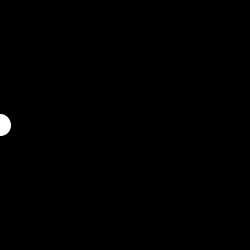
Frame 1 (no input)
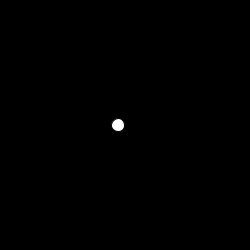
Frame 60 (the mouse pressed at the canvas centre just before this capture)
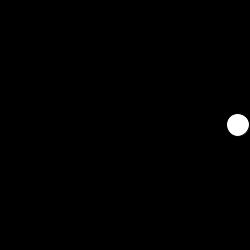
Frame 120 (the mouse held since frame 60 and released just before this capture)

The Processing sketch that drew these frames (run headless with seeded random() and noise(); from frame 60 on, the mouse is pressed at the canvas centre):

// Processing sketch: processing_144579
// ── processing_144579.pde

int x=0;//where does the center of the circle start?
int speed =2;//how fast does the circle move?
 
void setup() {  //setup function called initially, only once
  size(250, 250);//how big is the screen?
  
}
 
void draw() {  //draw function loops
  float r =random(10,30);// I want the radius of the circle to be random.
   
  background(0);// black background
    ellipse(x,height/2,r,r);// circle starts at 0, is middle of height with random radius.
  x=x+speed;// circle moves forward at determined speed.
  if (x>width || x<0)// if the circle reaches either end
  speed= speed*-1;}// reverse it.
